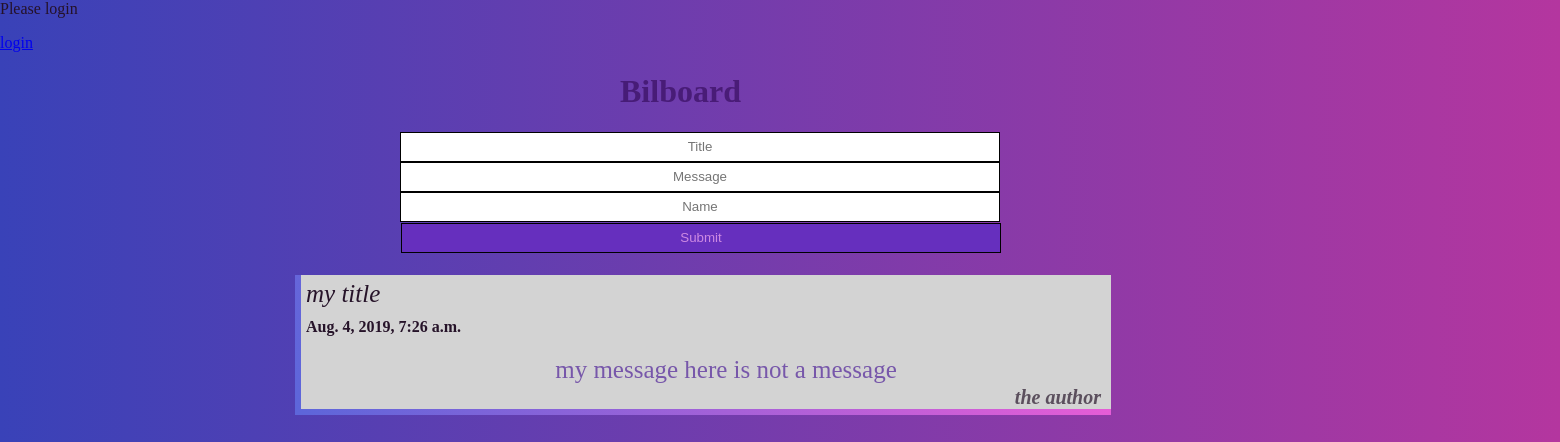
Before: /bilboard/index with the older database file.
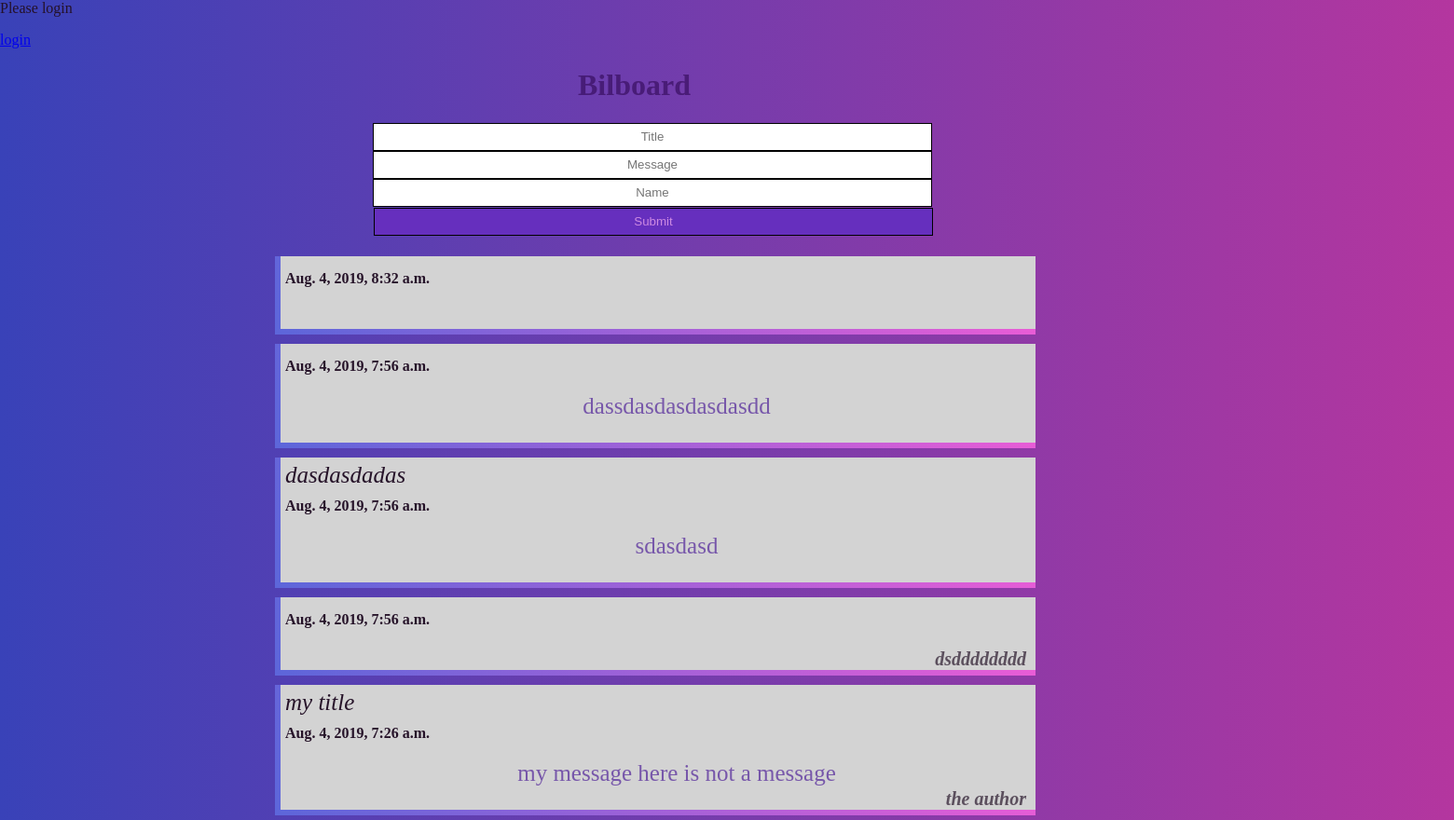
After: the same page with the newer database file.
### bilboard/models.py (models this page shows)
class Post (models.Model):
    post_title= models.CharField(max_length=100)
    pub_date = models.DateTimeField(auto_now_add=True)
    post_content= models.TextField()
    post_author = models.CharField(max_length=100)

### bilboard/views.py (the view)
def index(request):
    if request.POST:
        new_post_input = {
            "post_title": request.POST.get("post_title"),
            "post_content": request.POST.get("post_content"),
            "post_author": request.POST.get("post_author"),
            "pub_date": request.POST.get("pub_date")
        }
        new_post = Post.objects.create(**new_post_input)
        return HttpResponseRedirect("index")
    else:
        Post_template = Post.objects.order_by('-pub_date')[:]
        context = {'Post_template': Post_template}
        return render(request, 'bilboard/index.html', context)

### bilboard/templates/bilboard/index.html (shortened to what this page needs)
{% load static %}
<html lang="en">
<head>
  <link rel="stylesheet" type="text/css" href="{% static 'bilboard/css/style.css' %}">
</head>
<body>
  {% block content %}
  {% if user.is_authenticated %}
  <strong >Hi {{ user.username }}!</strong>
  <p><a href="{% url 'logout' %}">logout</a></p>
  {% else %}
  <p>Please login</p>
  <a href="{% url 'login' %}">login</a>
  {% endif %}
  {% endblock %}
  <h1 class="title">Bilboard</h1>
  <form action="index" method="POST">
    <input type="text" name="post_title" placeholder="Title" /><br>
    <input type="text" name="post_content" placeholder="Message" /><br>
    <input type="text" name="post_author" placeholder="Name" /><br>
    <input type="submit" class="button" value="Submit" />
  </form>
  {% for entry in Post_template %}
  <div class="show">
    <div class="title2">{{ entry.post_title }}</div>
    <div class="date">{{ entry.pub_date }}</div>
    <div class="content">{{ entry.post_content }}</div>
    <div class="author">{{ entry.post_author }}</div>
  </div>
  {% endfor %}
</body>
</html>

Changed rows visible on the page:
added Post: pub_date "Aug. 4, 2019, 8:32 a.m."
added Post: pub_date "Aug. 4, 2019, 7:56 a.m.", post_content "dassdasdasdasdasdd"
added Post: post_title "dasdasdadas", pub_date "Aug. 4, 2019, 7:56 a.m.", post_content "sdasdasd"
added Post: pub_date "Aug. 4, 2019, 7:56 a.m.", post_author "dsdddddddd"
